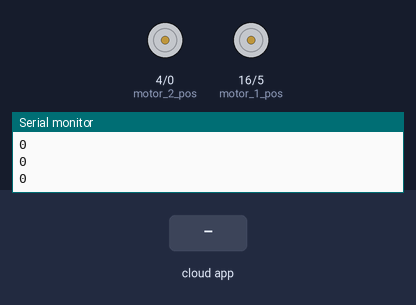
A sketch run on a simulated ESP8266 (NodeMCU). Shown: motor-driver pin pairs drawn as motors (green arrow = first pin HIGH = forward, orange = second pin HIGH = backward, longer = more drive), the last lines printed to the serial monitor. The inputs (shaded band) are chosen by the test bench. WiFi joins after 1.5 s; servers stay silent unless stated; the Firebase database answers and starts empty.

Above: at 2.7 s.
2.8 s: the phone or cloud app sets forward to 1
At 4.5 s:
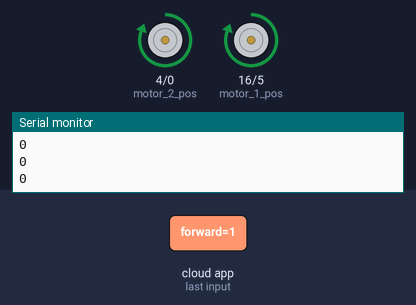
5.2 s: the phone or cloud app sets backward to 1
At 6.9 s:
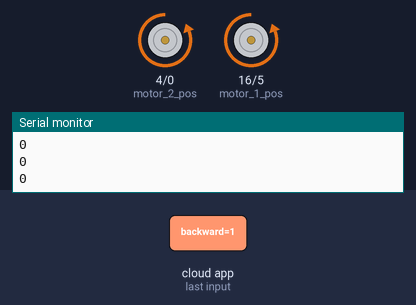
7.5 s: the phone or cloud app sets left to 1
At 9.3 s:
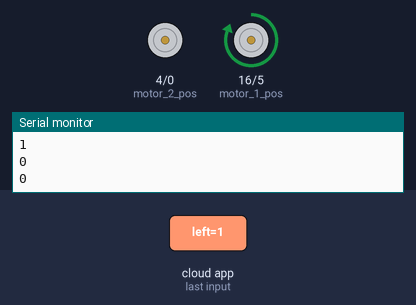
9.7 s: the phone or cloud app sets right to 1
At 11.7 s:
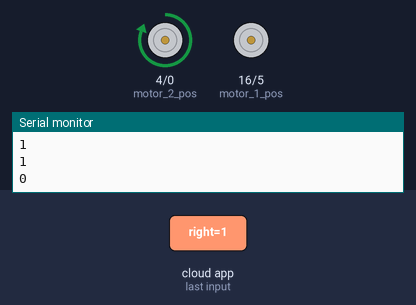
12.0 s: the phone or cloud app sets right to 0
At 13.9 s:
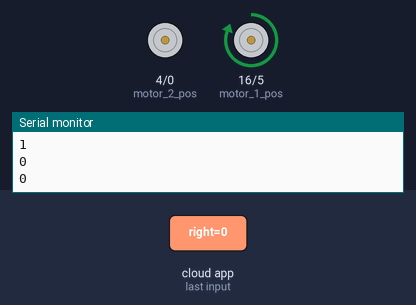
14.2 s: the phone or cloud app sets forward to 0
At 16.5 s:
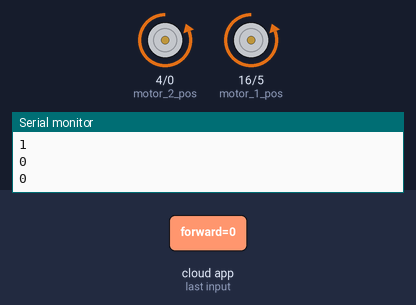
Timing chart, 0 to 17.5 s (numbered marks = the images above; inputs shaded):
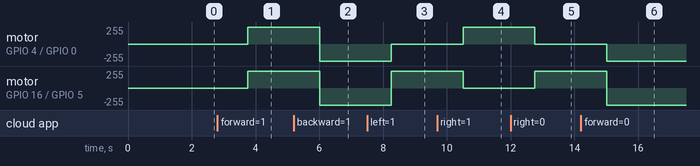

Measured:
- after the input at 2.8 s, motor on GPIO 4 (motor_2_pos) / GPIO 0 (motor_2_neg), motor on GPIO 16 (motor_1_pos) / GPIO 5 (motor_1_neg): stopped → forward 255/255 after 0.95 s
- after the input at 5.2 s, motor on GPIO 4 (motor_2_pos) / GPIO 0 (motor_2_neg), motor on GPIO 16 (motor_1_pos) / GPIO 5 (motor_1_neg): forward 255/255 → backward 255/255 after 0.81 s
- after the input at 7.5 s, motor on GPIO 4 (motor_2_pos) / GPIO 0 (motor_2_neg): backward 255/255 → stopped after 0.76 s; motor on GPIO 16 (motor_1_pos) / GPIO 5 (motor_1_neg): backward 255/255 → forward 255/255 after 0.76 s
- after the input at 9.7 s, motor on GPIO 4 (motor_2_pos) / GPIO 0 (motor_2_neg): stopped → forward 255/255 after 0.81 s; motor on GPIO 16 (motor_1_pos) / GPIO 5 (motor_1_neg): forward 255/255 → stopped after 0.81 s
- after the input at 12.0 s, motor on GPIO 4 (motor_2_pos) / GPIO 0 (motor_2_neg): forward 255/255 → stopped after 0.76 s; motor on GPIO 16 (motor_1_pos) / GPIO 5 (motor_1_neg): stopped → forward 255/255 after 0.76 s
- after the input at 14.2 s, motor on GPIO 4 (motor_2_pos) / GPIO 0 (motor_2_neg): stopped → backward 255/255 after 0.81 s; motor on GPIO 16 (motor_1_pos) / GPIO 5 (motor_1_neg): forward 255/255 → backward 255/255 after 0.81 s

The sketch:

stimulation_kit_receiver_end.ino
```cpp
#include <ESP8266WiFi.h>
#include <FirebaseArduino.h>
#define FIREBASE_HOST "stimulation-kit.firebaseio.com"
#define FIREBASE_AUTH "PkeQ3HcCYwKnpWhNTfPiCxlmNOGNTO111IgfiHxC"
#define WIFI_SSID "Home Wifi"
#define WIFI_PASSWORD "homewifi@isa@aafreen72"
int motor_1_pos=16;//D0
int motor_1_neg=5;//D1
int motor_2_pos=4;//D2
int motor_2_neg=0;//D3
void setup() {
  Serial.begin(9600);
  pinMode(motor_1_pos,OUTPUT);
  pinMode(motor_1_neg,OUTPUT);
  pinMode(motor_2_pos,OUTPUT);
  pinMode(motor_2_neg,OUTPUT);
  // connect to wifi.
  WiFi.begin(WIFI_SSID, WIFI_PASSWORD);
  Serial.print("connecting");
  while (WiFi.status() != WL_CONNECTED) {
    Serial.print(".");
    delay(500);
  }
  Serial.println();
  Serial.print("connected: ");
  Serial.println(WiFi.localIP());

  Firebase.begin(FIREBASE_HOST, FIREBASE_AUTH);
}


void loop() {
  // get value
  int forward = Firebase.getInt("forward");
  int backward = Firebase.getInt("backward");
  int left = Firebase.getInt("left");
  int right = Firebase.getInt("right");
  int stop_car = Firebase.getInt("stop");
  Serial.println(forward);
  Serial.println(backward);
  Serial.println(left);
  Serial.println(right);
  Serial.println(stop_car);
  if(forward==1){
    digitalWrite(motor_1_pos,HIGH);
     digitalWrite(motor_1_neg,LOW);
     digitalWrite(motor_2_pos,HIGH);
      digitalWrite(motor_2_neg,LOW);
  }
  if(backward==1){
    digitalWrite(motor_1_pos,LOW);
     digitalWrite(motor_1_neg,HIGH);
     digitalWrite(motor_2_pos,LOW);
      digitalWrite(motor_2_neg,HIGH);
  }
  if(forward==1 && left==1){
     digitalWrite(motor_1_pos,HIGH);
     digitalWrite(motor_1_neg,LOW);
     digitalWrite(motor_2_pos,LOW);
      digitalWrite(motor_2_neg,LOW);
  }
   if(forward==1 && right==1){
     digitalWrite(motor_1_pos,LOW);
     digitalWrite(motor_1_neg,LOW);
     digitalWrite(motor_2_pos,HIGH);
      digitalWrite(motor_2_neg,LOW);
  }
  if(stop_car==1){
     digitalWrite(motor_1_pos,LOW);
     digitalWrite(motor_1_neg,LOW);
     digitalWrite(motor_2_pos,LOW);
      digitalWrite(motor_2_neg,LOW);
  }


}
```
